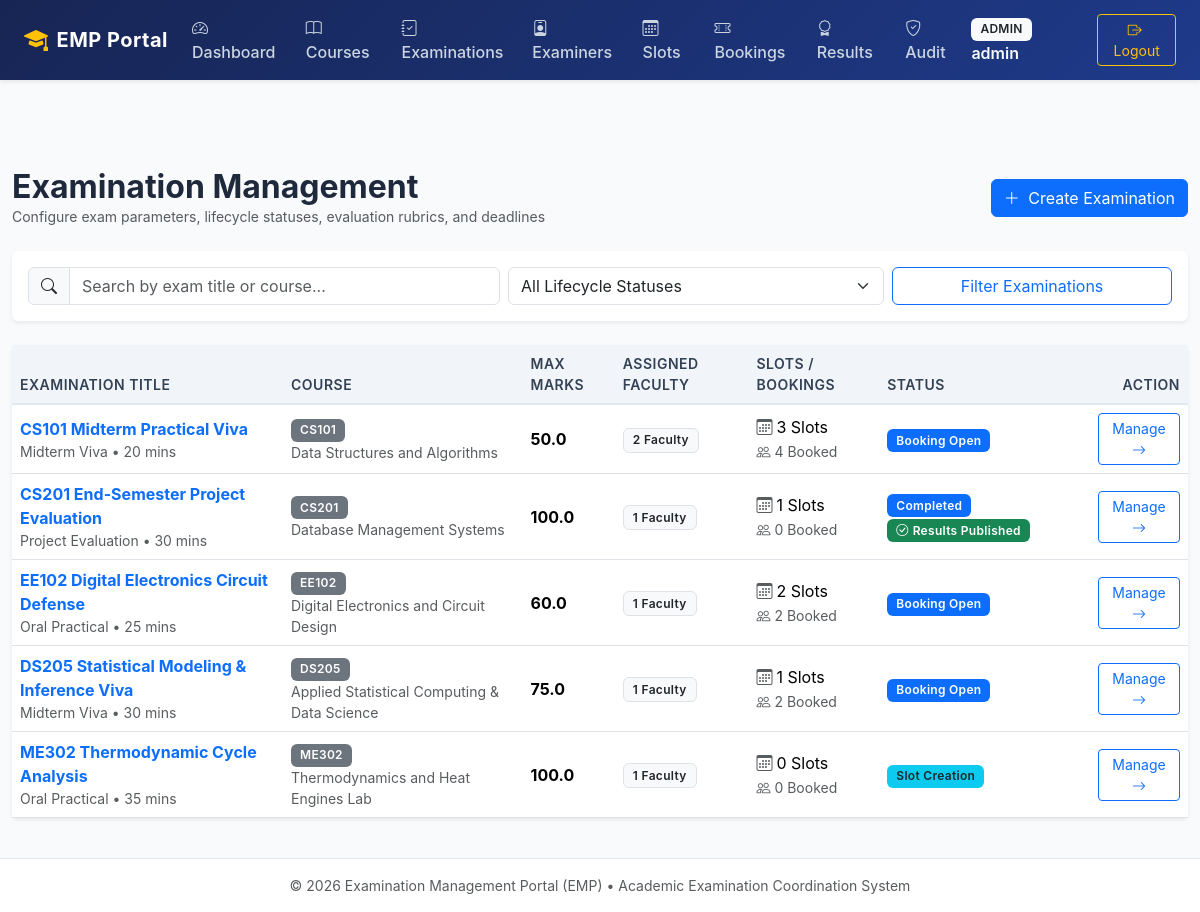
The app's page /admin/examinations (signed in), older data.
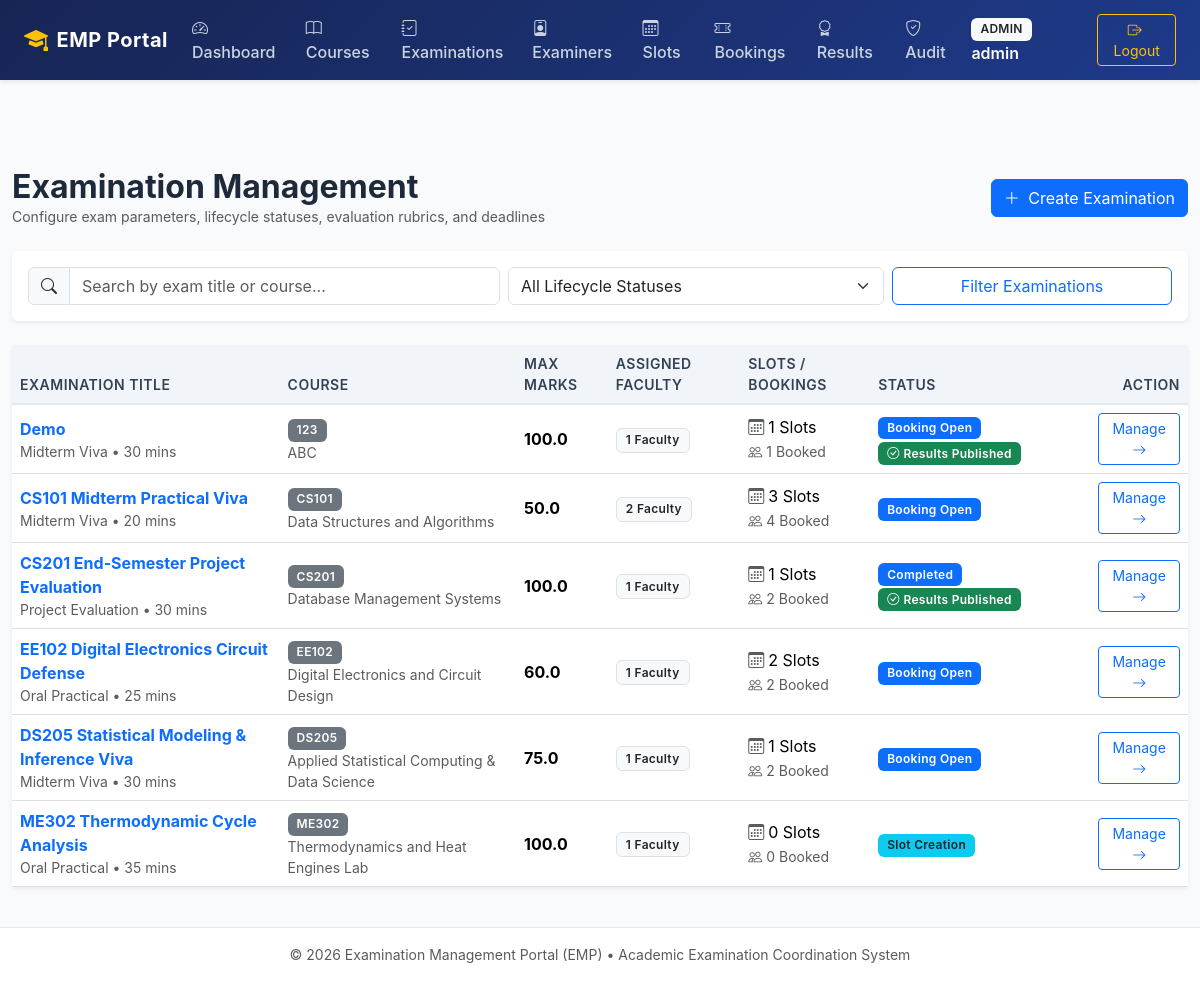
The same page, newer data.
### tables this page shows
CREATE TABLE examinations (
    id INTEGER PRIMARY KEY AUTOINCREMENT,
    course_id INTEGER NOT NULL,
    title VARCHAR(150) NOT NULL,
    exam_type VARCHAR(50) NOT NULL,
    duration_minutes INTEGER NOT NULL,
    max_marks REAL NOT NULL,
    slot_creation_start TIMESTAMP NOT NULL,
    slot_creation_end TIMESTAMP NOT NULL,
    booking_start TIMESTAMP NOT NULL,
    booking_end TIMESTAMP NOT NULL,
    status VARCHAR(20) NOT NULL DEFAULT 'draft' CHECK(status IN ('draft', 'slot_creation', 'booking_open', 'closed', 'completed')),
    created_at TIMESTAMP NOT NULL DEFAULT CURRENT_TIMESTAMP,
    FOREIGN KEY (course_id) REFERENCES courses(id) ON DELETE RESTRICT
);

CREATE TABLE courses (
    id INTEGER PRIMARY KEY AUTOINCREMENT,
    code VARCHAR(20) UNIQUE NOT NULL,
    name VARCHAR(150) NOT NULL,
    description TEXT,
    is_active INTEGER NOT NULL DEFAULT 1,
    created_at TIMESTAMP NOT NULL DEFAULT CURRENT_TIMESTAMP
);

### app/routes/admin.py (the view, shortened to what this page needs)
@admin_bp.route('/examinations', methods=['GET', 'POST'])
def examinations():
    status_filter = request.args.get('status')
    search = request.args.get('search')
    exam_list = get_examinations(status=status_filter, search=search)
    course_list = get_courses(active_only=True)
    return render_template('admin/exams.html', exams=exam_list, courses=course_list, status_filter=status_filter, search=search)

### app/database.py (called while the page is built)
def get_db(db_path=None):
    if db_path is None:
        try:
            db_path = current_app.config['DATABASE_PATH']
        except RuntimeError:
            from app.config import Config
            db_path = Config.DATABASE_PATH
    try:
        if 'db' not in g:
            if db_path != ':memory:':
                os.makedirs(os.path.dirname(os.path.abspath(db_path)), exist_ok=True)
            conn = sqlite3.connect(db_path)
            conn.row_factory = sqlite3.Row
            conn.execute("PRAGMA foreign_keys = ON;")
            g.db = conn
        return g.db
    except RuntimeError:
        if db_path != ':memory:':
            os.makedirs(os.path.dirname(os.path.abspath(db_path)), exist_ok=True)
        conn = sqlite3.connect(db_path)
        conn.row_factory = sqlite3.Row
        conn.execute("PRAGMA foreign_keys = ON;")
        return conn

### app/routes/admin.py (called while the page is built)
@admin_bp.before_request
@role_required('admin')
def check_admin():
    pass

### app/templates/admin/exams.html (shortened to what the changed rows need)
{% extends "base.html" %}
{% block content %}
<div class="d-flex justify-content-between align-items-center mb-4">
    <div>
        <h2 class="fw-bold mb-0">Examination Management</h2>
    </div>
</div>
<div class="card shadow-sm border-0">
    <div class="card-body p-0">
        <div class="table-responsive">
            <table class="table table-hover table-emp align-middle mb-0">
                <thead>
                    <tr>
                        <th>Examination Title</th>
                        <th>Course</th>
                        <th>Max Marks</th>
                        <th>Assigned Faculty</th>
                        <th>Slots / Bookings</th>
                        <th>Status</th>
                        <th class="text-end">Action</th>
                    </tr>
                </thead>
                <tbody>
                    {% for e in exams %}
                    <tr>
                        <td>
                            <a href="{{ url_for('admin.exam_detail', exam_id=e.id) }}" class="fw-bold text-decoration-none text-primary">
                                {{ e.title }}
                            </a>
                            <div class="small text-muted">{{ e.exam_type }} &bull; {{ e.duration_minutes }} mins</div>
                        </td>
                        <td>
                            <span class="badge bg-secondary">{{ e.course_code }}</span>
                            <div class="small text-muted">{{ e.course_name }}</div>
                        </td>
                        <td class="fw-bold">{{ e.max_marks }}</td>
                        <td>
                            <span class="badge bg-light text-dark border">{{ e.assigned_examiners_count }} Faculty</span>
                        </td>
                        <td>
                            <div><i class="bi bi-calendar3 me-1 text-muted"></i>{{ e.slot_count }} Slots</div>
                            <small class="text-muted"><i class="bi bi-people me-1"></i>{{ e.active_bookings_count }} Booked</small>
                        </td>
                        <td>
                            {{ e.status | status_badge | safe }}
                            {% if e.is_published %}
                                <span class="badge bg-success"><i class="bi bi-check-circle me-1"></i>Results Published</span>
                            {% endif %}
                        </td>
                        <td class="text-end">
                            <a href="{{ url_for('admin.exam_detail', exam_id=e.id) }}" class="btn btn-outline-primary btn-sm">
                                Manage <i class="bi bi-arrow-right"></i>
                            </a>
                        </td>
                    </tr>
                    {% else %}
                    <tr>
                        <td colspan="7" class="text-center py-4 text-muted">No examinations found matching criteria.</td>
                    </tr>
                    {% endfor %}
                </tbody>
            </table>
        </div>
    </div>
</div>
{% endblock %}

Row changes from the older to the newer data that the page shows:
added examinations: title "Demo", exam_type "Midterm Viva", duration_minutes "30", course_code "123", course_name "ABC", max_marks "100.0", assigned_examiners_count "1", slot_count "1", active_bookings_count "1", status|status_badge "Booking Open", shows "Results Published"
changed examinations "CS201 End-Semester Project Evaluation": active_bookings_count "0" → "2"
